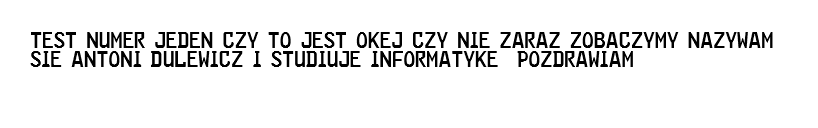
#> input picture images/FE/FE.png, 818 x 128 px, given in place of fishes.png, which was not available
$ python imgd_analysis.py
#> lines starting #> are read from the running program, lines starting #| are printed output that depends on the picture; pictures that were not available may be replaced by others from this repository, and a replacement may not be noted
#> in find_pattern, A is the input picture: PIL image 818x128 RGBA; mean R, G, B, A 235.1, 235.1, 235.1, 255
import numpy as np
import numpy.fft as fft
from PIL import Image
from numpy import rot90
import os

RED = (255, 0, 0)
BLUE = (0, 0, 255)

def invert_image(image):
    return Image.eval(image, lambda x: 255 - x)

def save_image(image, filename):
    image.save(filename)

def to_gray(image):
    return image.convert('L')

def to_rgb(image):
    return image.convert('RGB')
#> returned value: PIL image 818x128 RGB

def dft(image):
    image_arr = np.asarray(image)
    dft_arr = fft.fft2(image_arr)

    #np.abs oblicza modul liczby zespolonej (pierwiastek z sumy kwadratow czesci rzeczywistej i urojonej)
    #np.log oblicza logarytm z liczby bo roznice miedzy modulami sa duze
    module = np.log(np.abs(dft_arr))
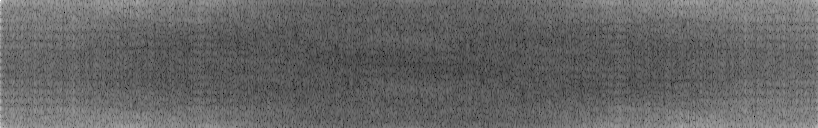
#> module: shape (128, 818) float64; min 3.03, max 17.02, mean 8.6; drawn with min black and max white
    #skalujemy modul do przedzialu [0, 255]
    module /= module.max()
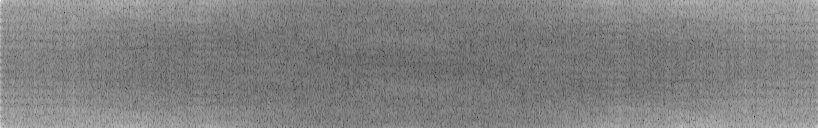
#> module: shape (128, 818) float64; min 0.178, max 1, mean 0.505
    module = 255 * module

    module = module.astype(np.uint8)
    module = Image.fromarray(module)


    #np.angle oblicza faze (kat) liczby zespolonej
    # dodajemy pi, aby faza byla z przedzialu [0, 2*pi] a nie [-pi, pi]
    phase = (np.angle(dft_arr) + np.pi)
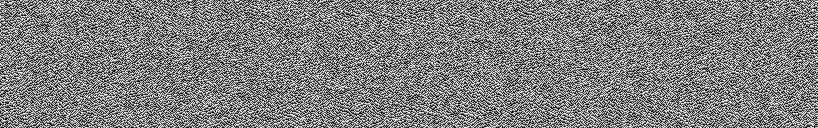
#> phase: shape (128, 818) float64; min 2.54e-05, max 6.28, mean 3.14; drawn with min black and max white
    #skalujemy faze do przedzialu [0, 255]
    phase *= 255 / (2 * np.pi)

    phase = phase.astype(np.uint8)
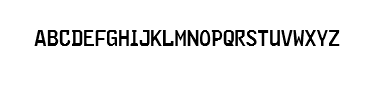
#> input picture images/FE/FE1.png, 388 x 92 px, given in place of fish1.png, which was not available
#> in find_pattern, pattern is the input picture: PIL image 388x92 RGBA; mean R, G, B, A 239.5, 239.5, 239.5, 255
    phase = Image.fromarray(phase)

    return module, phase

def calculate_correlation(image1,image2,norm = True):
#> called with norm = True
    image1_arr = np.asarray(image1)
    image2_arr = np.asarray(image2)

    h,w = image1_arr.shape
#> h = 128; w = 818

    rotated = rot90(image2_arr, 2)

    tmp1 = fft.fft2(image1_arr)
    tmp2 = fft.fft2(rotated,(h,w))

    result = fft.ifft2(tmp1*tmp2)

    #leave only real values
    result = np.real(result)
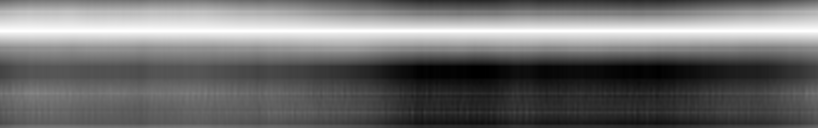
#> result: shape (128, 818) float64; min 1.88e+09, max 2.18e+09, mean 2.01e+09; drawn with min black and max white

    if norm:
        result /= np.max(np.abs(result))
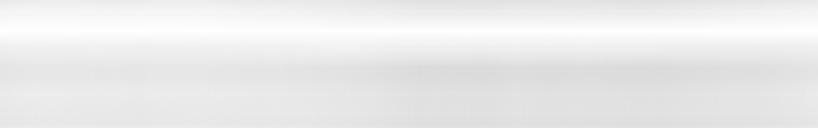
#> result: shape (128, 818) float64; min 0.861, max 1, mean 0.922

    return result

def save_correlation(correlation,filename):
#> called with filename = 'images/fishes/correlation.png'
    correlation = np.abs(correlation)
    correlation = 255 * correlation
    correlation = correlation.astype(np.uint8)
    correlation = Image.fromarray(correlation)
    correlation.save(filename)


def highlight_correlated_elements(image_arr, correlation, percentage,color):
#> called with percentage = 0.95, color = (255, 0, 0)
    elements = []
    w,h = correlation.shape
#> w = 128; h = 818

    for i in range(w):
        for j in range(h):
            if correlation[i,j] > percentage:
                elements.append((i,j))

    result = image_arr.copy()

    for y, x in elements:
        for height in range(0, 4):
            for width in range(-9, 0):
                    result[y + height, x + width] = color
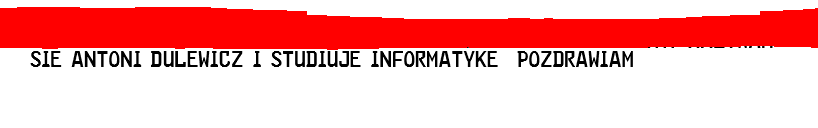
#> result: shape (128, 818, 3); mean of channels 0, 1, 2 245.6, 177.1, 177.1; drawn as R, G, B

    result_image = Image.fromarray(result)
    return result_image

def find_pattern(folder_path,image_path, pattern_path, percentage,color):

    A = Image.open(image_path)

    if folder_path == 'images/fishes':
        A_gray = to_gray(A)
        A_color = to_rgb(A)
    else:
        A_inv = invert_image(A)
        A_gray = to_gray(A_inv)
        A_color = to_rgb(A_gray)
        save_image(A_gray, os.path.join(folder_path, 'galia_gray.png'))


    module,phase = dft(A_gray)

    save_image(module, os.path.join(folder_path, 'module.png'))
    save_image(phase, os.path.join(folder_path, 'phase.png'))

    if folder_path == 'images/fishes':
        pattern = Image.open(pattern_path)
        pattern_gray = to_gray(pattern)
    else:
        pattern = Image.open(pattern_path)
        pattern_inv = invert_image(pattern)
        pattern_gray = to_gray(pattern_inv)


    save_image(pattern_gray, os.path.join(folder_path, 'pattern_gray.png'))

    correlation = calculate_correlation(A_gray, pattern_gray)
    save_correlation(correlation, os.path.join(folder_path, 'correlation.png'))

    highlighted = highlight_correlated_elements(np.asarray(A_color), correlation,percentage,color)
    save_image(highlighted, os.path.join(folder_path, 'highlighted.png'))


find_pattern('images/fishes','images/fishes/fishes.png','images/fishes/fish1.png',0.95,RED)
#find_pattern('images/galia','images/galia/galia.png','images/galia/e.png',0.95,RED)
